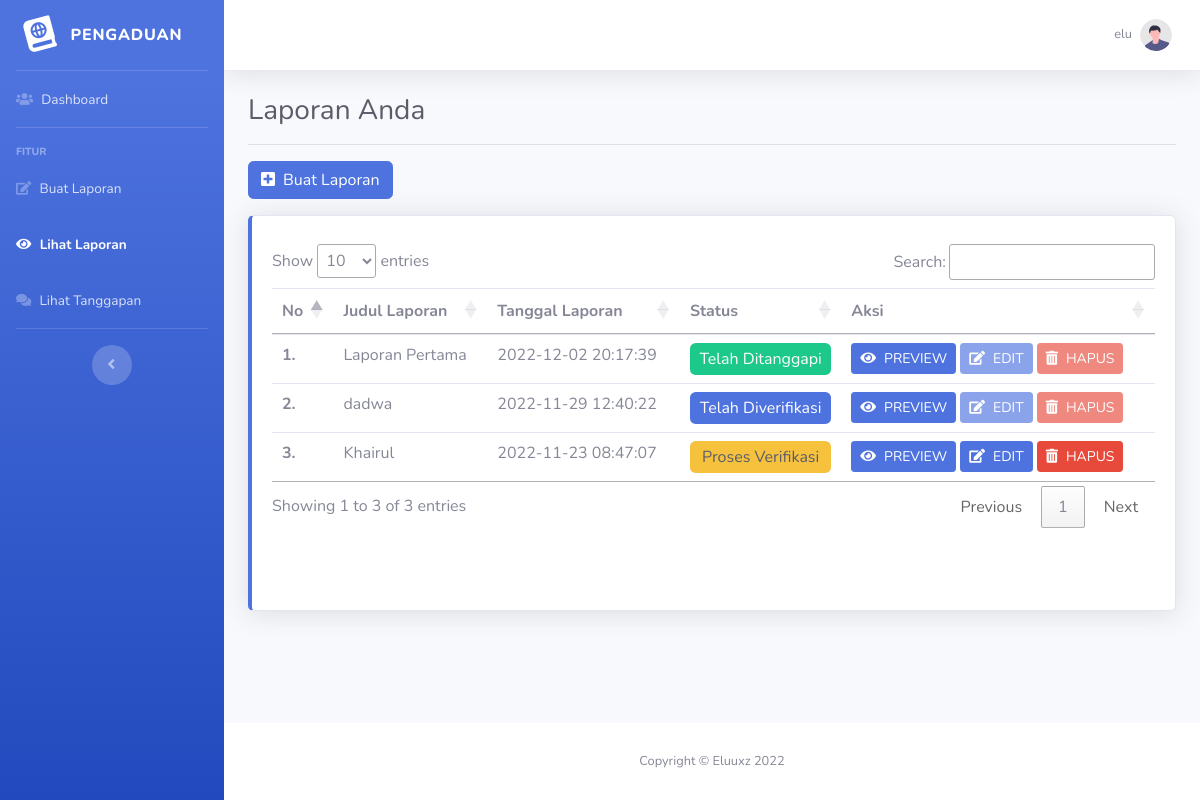
Screenshot of /dashboard/user/lihatlaporan.php (signed in) with the database file from the repository.
### tables this page shows
CREATE TABLE `laporan` (
  `id_laporan` int(11) NOT NULL,
  `id_user` int(11) NOT NULL,
  `judul_laporan` text NOT NULL,
  `isi_laporan` text NOT NULL,
  `tanggal_laporan` datetime NOT NULL,
  `tanggal_kejadian` date NOT NULL,
  `lokasi_laporan` text NOT NULL,
  `foto` text DEFAULT NULL,
  `status` enum('proses','tolak','selesai','tanggap') NOT NULL,
  `keterangan` text NOT NULL
);

### dashboard/user/lihatlaporan.php (the view, shortened to what this page needs)
<?php
include '../../app/function.php';
if (isset($_SESSION['id_user']) && isset($_SESSION['username'])) {
?>
    <!DOCTYPE html>
    <html lang="en">
    <head>
        <link href="../assets/vendor/fontawesome-free/css/all.min.css" rel="stylesheet" type="text/css">
        <link href="../assets/css/sb-admin-2.min.css" rel="stylesheet">
        <link rel="stylesheet" type="text/css" href="https://cdn.datatables.net/1.12.1/css/jquery.dataTables.css">
    </head>
    <body id="page-top">
        <div id="wrapper">
            <ul class="navbar-nav bg-gradient-primary sidebar sidebar-dark accordion" id="accordionSidebar">
                <a class="sidebar-brand d-flex align-items-center justify-content-center" href="index.html">
                    <div class="sidebar-brand-icon rotate-n-15">
                        <i class="fas fa-atlas"></i>
                    </div>
                    <div class="sidebar-brand-text mx-3">Pengaduan</div>
                </a>
                <hr class="sidebar-divider my-0">
                <li class="nav-item">
                    <a class="nav-link" href="index.php">
                        <i class="fas fa-users"></i>
                        <span>Dashboard</span></a>
                </li>
                <hr class="sidebar-divider">
                <div class="sidebar-heading">
                    Fitur
                </div>
                <li class="nav-item">
                    <a class="nav-link" href="laporan.php">
                        <i class="fas fa-edit"></i>
                        <span>Buat Laporan</span></a>
                </li>
                <li class="nav-item active">
                    <a class="nav-link" href="lihatlaporan.php">
                        <i class="fas fa-eye"></i>
                        <span>Lihat Laporan</span></a>
                </li>
                <li class="nav-item">
                    <a class="nav-link" href="lihattanggapan.php">
                        <i class="fas fa-comments"></i>
                        <span>Lihat Tanggapan</span></a>
                </li>
                <hr class="sidebar-divider d-none d-md-block">
                <div class="text-center d-none d-md-inline">
                    <button class="rounded-circle border-0" id="sidebarToggle"></button>
                </div>
            </ul>
            <div id="content-wrapper" class="d-flex flex-column">
                <div id="content">
                    <nav class="navbar navbar-expand navbar-light bg-white topbar mb-4 static-top shadow">
                        <ul class="navbar-nav ml-auto">
                            <li class="nav-item dropdown no-arrow">
                                <a class="nav-link dropdown-toggle" href="#" id="userDropdown" role="button" data-toggle="dropdown" aria-haspopup="true" aria-expanded="false">
                                    <span class="mr-2 d-none d-lg-inline text-gray-600 small"><?php echo $_SESSION['nama']; ?></span>
                                    <img class="img-profile rounded-circle" src="../assets/img/undraw_profile.svg">
                                </a>
                            </li>
                        </ul>
                    </nav>
                    <div class="container-fluid">
                        <div class="d-sm-flex align-items-center justify-content-between">
                            <h1 class="h3 mb-0 text-gray-800">Laporan Anda</h1>
                        </div>
                        <hr>
                        <div class="row">
                            <div class="col">
                                <a class="btn btn-primary mb-3" href="laporan.php" role="button"><i class="fas fa-plus-square mr-2"></i>Buat Laporan</a>
                                <div class="card border-left-primary shadow h-100 py-2">
                                    <div class="card-body">
                                        <div class="table-responsive">
                                            <table class="table" id="table_id">
                                                <thead>
                                                    <tr>
                                                        <th scope="col">No</th>
                                                        <th scope="col">Judul Laporan</th>
                                                        <th scope="col">Tanggal Laporan</th>
                                                        <th scope="col">Status</th>
                                                        <th scope="col">Aksi</th>
                                                    </tr>
                                                </thead>
                                                <tbody>
                                                    <?php
                                                        $i = 1;
                                                        $id_user = $_SESSION['id_user'];
                                                        $query_mysql = $conn->query("SELECT * FROM laporan where id_user = $id_user ORDER BY id_laporan DESC");
                                                        while ($data = $query_mysql->fetch_array()) {
                                                    ?>
                                                        <tr>
                                                            <th scope="row"><?= $i++; ?>.</th>
                                                            <td><?php echo $data['judul_laporan']; ?></td>
                                                            <td><?php echo $data['tanggal_laporan']; ?></td>
                                                            <td>
                                                                <?php
                                                                    if ($data['status'] === "tanggap"){
                                                                        echo '
                                                                        <div class="w-100 p-1 bg-success text-white text-center rounded">
                                                                            Telah Ditanggapi
                                                                        </div>
                                                                        ';
                                                                    } else if ($data['status'] === "proses"){
                                                                        echo '
                                                                        <div class="w-100 p-1 bg-warning text-dark text-center rounded">
                                                                            Proses Verifikasi
                                                                        </div>
                                                                        ';
                                                                    } else if ($data['status'] === "selesai"){
                                                                        echo '
                                                                        <div class="w-100 p-1 bg-primary text-white text-center rounded">
                                                                            Telah Diverifikasi
                                                                        </div>
                                                                        ';
                                                                    } else if ($data['status'] === "tolak"){
                                                                ?>
                                                                <div class="w-100 p-1 bg-danger text-center rounded" data-toggle=" tooltip" data-placement="top" title="Klik Untuk Lihat Keterangan">
                                                                    <a href="#" class="text-white text-decoration-none" data-toggle="modal" data-target="#tolak<?php echo $data['id_laporan']; ?>">Laporan Ditolak</a>
                                                                </div>
                                                                <div class="modal fade" id="tolak<?php echo $data['id_laporan']; ?>" tabindex="-1" aria-labelledby="exampleModalLabel" aria-hidden="true">
                                                                    <div class="modal-dialog modal-lg modal-dialog-scrollable">
                                                                        <div class="modal-content">
                                                                            <div class="modal-header">
                                                                                <h5 class="modal-title" id="exampleModalLabel">Keterangan Laporan</h5>
                                                                                <button type="button" class="close" data-dismiss="modal" aria-label="Close">
                                                                                    <span aria-hidden="true">&times;</span>
                                                                                </button>
                                                                            </div>
                                                                            <div class="modal-body">
                                                                                <div class="mb-3">
                                                                                    <label for="keterangan">Keterangan</label>
                                                                                    <textarea class="form-control" id="keterangan" rows="6" name="keterangan" readonly><?php echo $data['keterangan']; ?></textarea>
                                                                                </div>
                                                                            </div>
                                                                            <div class="modal-footer justify-content-center">
                                                                                <button type="button" class="btn btn-secondary" data-dismiss="modal">Close</button>
                                                                            </div>
                                                                        </div>
                                                                    </div>
                                                                </div>
                                                                <?php } ?>
                                                            </td>
                                                            <td>
                                                                <a href="#" class="btn btn-primary btn-sm" data-toggle="modal" data-target="#previewlaporan<?php echo $data['id_laporan']; ?>"> <i class="fas fa-eye mr-2"></i>PREVIEW </a>
                                                                <a href="#" class="btn btn-primary btn-sm <?php if ($data['status'] === "tanggap" || $data['status'] === "selesai"){ echo 'disabled'; } ?>" data-toggle="modal" data-target="#editlaporan<?php echo $data['id_laporan']; ?>"> <i class="fas fa-edit mr-2"></i>EDIT </a>
                                                                <a href="#" class="btn btn-danger btn-sm <?php if ($data['status'] === "tanggap" || $data['status'] === "selesai"){ echo 'disabled'; } ?>" data-toggle="modal" data-target="#hapuslaporan<?php echo $data['id_laporan']; ?>"> <i class="fas fa-trash-alt mr-2"></i>HAPUS </a>
                                                            </td>
                                                        </tr>
                                                    <?php } ?>
                                                </tbody>
                                            </table>
                                        </div>
                                    </div>
                                </div>
                            </div>
                        </div>
                    </div>
                </div>
                <footer class="sticky-footer bg-white">
                    <div class="container my-auto">
                        <div class="copyright text-center my-auto">
                            <span>Copyright &copy; Eluuxz 2022</span>
                        </div>
                    </div>
                </footer>
            </div>
        </div>
    </body>
    </html>
<?php
} else {
    header("Location: ../../login.php");
    exit();
}
?>

### rows the page displays
laporan: judul_laporan "Laporan Pertama", tanggal_laporan "2022-12-02 20:17:39", status "Telah Ditanggapi"
laporan: judul_laporan "dadwa", tanggal_laporan "2022-11-29 12:40:22", status "Telah Diverifikasi"
laporan: judul_laporan "Khairul", tanggal_laporan "2022-11-23 08:47:07", status "Proses Verifikasi"

### other values shown
$_SESSION['nama'] "elu"
